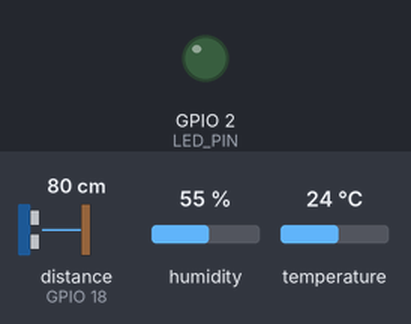
Recording of a program running on a simulated ESP32. Shown: output pins drawn as LEDs (lit = HIGH). Inputs (shaded band) come from the test bench; at power-on: distance to the obstacle (sensor on GPIO 18) 80 cm, humidity 55 %, temperature 24 °C. The echo pulse lasts 58.3 µs per cm; WiFi joins after 1.5 s; servers stay silent unless stated; the local clock reads 2024-03-15 10:24:30 at power-on unless the program sets it; no MQTT or app messages arrive unless stated; pins used as bus, display or sensor lines are not drawn; what the program prints to the serial monitor is not drawn.

Above: at 17.3 s.
17.4 s: distance to the obstacle (sensor on GPIO 18) set to 4 cm
At 21.59 s:
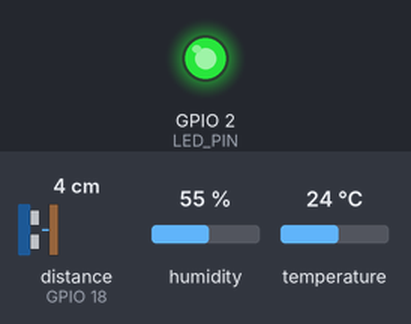
28.1 s: distance to the obstacle (sensor on GPIO 18) set to 2 cm
At 29.2 s:
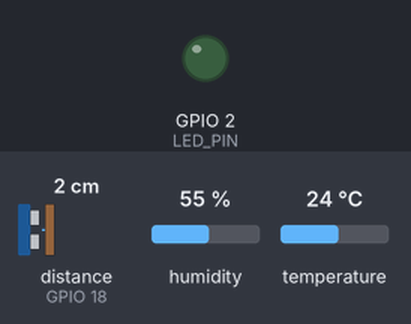
Timing chart, 0 to 31.1 s (numbered marks = the images above; inputs shaded):
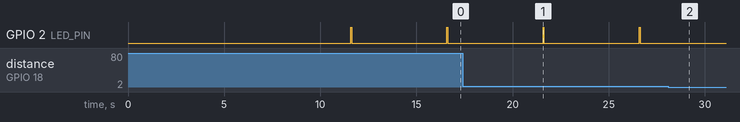

Measured:
- the behaviour switches between 3 and 2 cm on distance to the obstacle (sensor on GPIO 18) (found by bisection; images 1 and 2)
- after the input at 28.1 s, GPIO 2 (LED_PIN): stops changing and stays LOW

The program:

main.cpp
```cpp
#include <Arduino.h>
#include <WiFi.h>
#include <PubSubClient.h>
#include <DHTesp.h>
#include <time.h>

// Set these values before flashing the ESP32.
const char *WIFI_SSID = "YOUR_WIFI_SSID";
const char *WIFI_PASSWORD = "YOUR_WIFI_PASSWORD";
const char *MQTT_HOST = "192.168.1.100"; // Gateway computer LAN address.
const uint16_t MQTT_PORT = 1884;
const char *DEVICE_ID = "esp32-lab-01";

constexpr uint8_t DHT_PIN = 15;
constexpr uint8_t TRIG_PIN = 5;
constexpr uint8_t ECHO_PIN = 18;
constexpr uint8_t LED_PIN = 2;
constexpr unsigned long PUBLISH_INTERVAL_MS = 5000;

WiFiClient networkClient;
PubSubClient mqtt(networkClient);
DHTesp dht;
unsigned long lastPublish = 0;
unsigned long sequence = 0;
unsigned long lastWifiAttempt = 0;
unsigned long lastMqttAttempt = 0;
bool ntpConfigured = false;

String telemetryTopic() {
  return String("iot/") + DEVICE_ID + "/telemetry";
}

void connectWiFi() {
  if (WiFi.status() == WL_CONNECTED || millis() - lastWifiAttempt < 10000) return;
  lastWifiAttempt = millis();
  Serial.printf("[wifi] connecting to %s\n", WIFI_SSID);
  WiFi.mode(WIFI_STA);
  WiFi.begin(WIFI_SSID, WIFI_PASSWORD);
}

unsigned long long epochMs() {
  struct timeval now;
  gettimeofday(&now, nullptr);
  if (now.tv_sec < 1700000000) return 0;
  return (unsigned long long)now.tv_sec * 1000ULL + now.tv_usec / 1000ULL;
}

void connectMqtt() {
  if (WiFi.status() != WL_CONNECTED || mqtt.connected() || millis() - lastMqttAttempt < 5000) return;
  lastMqttAttempt = millis();
  String clientId = String(DEVICE_ID) + "-" + String((uint32_t)ESP.getEfuseMac(), HEX);
  Serial.printf("[mqtt] connecting to %s:%u\n", MQTT_HOST, MQTT_PORT);
  if (mqtt.connect(clientId.c_str())) {
    Serial.println("[mqtt] connected");
  } else {
    Serial.printf("[mqtt] failed rc=%d\n", mqtt.state());
  }
}

float readDistanceCm() {
  digitalWrite(TRIG_PIN, LOW);
  delayMicroseconds(2);
  digitalWrite(TRIG_PIN, HIGH);
  delayMicroseconds(10);
  digitalWrite(TRIG_PIN, LOW);
  unsigned long duration = pulseIn(ECHO_PIN, HIGH, 30000);
  if (duration == 0) return NAN;
  return duration * 0.0343f / 2.0f;
}

bool validReading(float temperature, float humidity, float distance) {
  return isfinite(temperature) && temperature >= -40 && temperature <= 85 &&
         isfinite(humidity) && humidity >= 0 && humidity <= 100 &&
         isfinite(distance) && distance >= 2 && distance <= 400;
}

void publishTelemetry() {
  TempAndHumidity reading = dht.getTempAndHumidity();
  float distance = readDistanceCm();
  if (!validReading(reading.temperature, reading.humidity, distance)) {
    Serial.printf("[sensor] invalid temperature=%.2f humidity=%.2f distance=%.2f\n",
                  reading.temperature, reading.humidity, distance);
    return;
  }

  ++sequence;
  char payload[320];
  snprintf(payload, sizeof(payload),
           "{\"device_id\":\"%s\",\"ts_ms\":%lu,\"sent_at_epoch_ms\":%llu,\"temperature_c\":%.2f,\"humidity_pct\":%.2f,\"distance_cm\":%.2f,\"rssi_dbm\":%d,\"sequence\":%lu}",
           DEVICE_ID, millis(), epochMs(), reading.temperature, reading.humidity,
           distance, WiFi.RSSI(), sequence);

  bool sent = mqtt.publish(telemetryTopic().c_str(), payload);
  Serial.printf("[telemetry] %s | publish=%s\n", payload, sent ? "OK" : "FAILED");
  digitalWrite(LED_PIN, HIGH);
  delay(50);
  digitalWrite(LED_PIN, LOW);
}

void setup() {
  Serial.begin(115200);
  pinMode(LED_PIN, OUTPUT);
  pinMode(TRIG_PIN, OUTPUT);
  pinMode(ECHO_PIN, INPUT);
  dht.setup(DHT_PIN, DHTesp::DHT22);
  mqtt.setServer(MQTT_HOST, MQTT_PORT);
  mqtt.setBufferSize(384);
  connectWiFi();
}

void loop() {
  connectWiFi();
  if (WiFi.status() == WL_CONNECTED && !ntpConfigured) {
    configTime(0, 0, "pool.ntp.org", "time.google.com");
    ntpConfigured = true;
    Serial.println("[time] NTP configured");
  }
  connectMqtt();
  if (mqtt.connected()) mqtt.loop();

  unsigned long now = millis();
  if (mqtt.connected() && now - lastPublish >= PUBLISH_INTERVAL_MS) {
    lastPublish = now;
    publishTelemetry();
  }
  delay(5);
}
```
